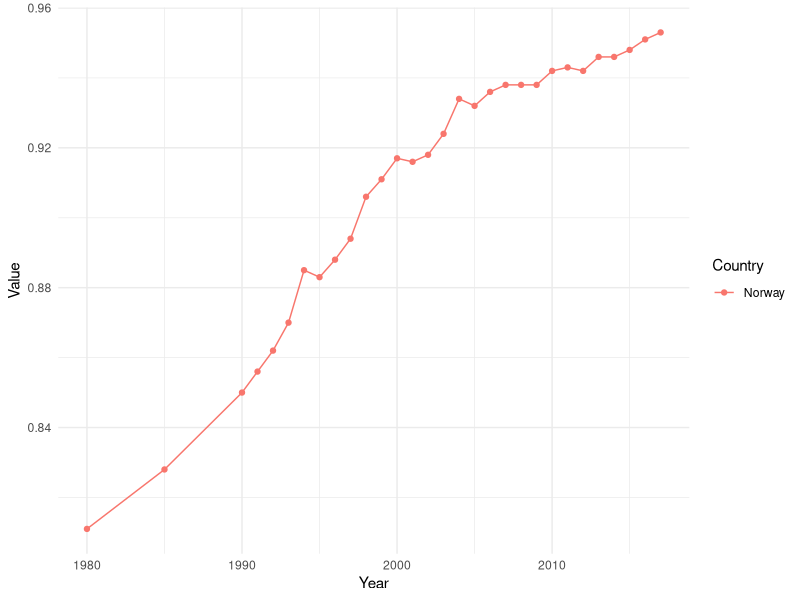
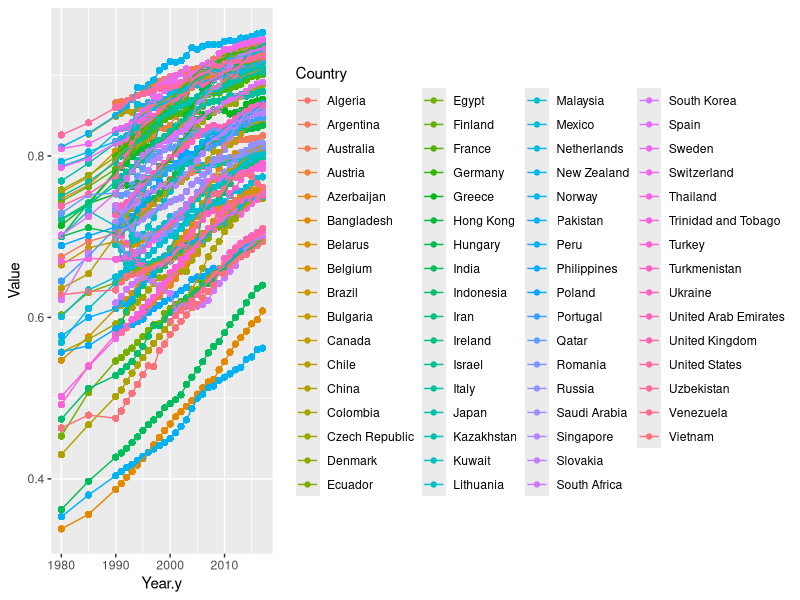

R code for these plots, in order:
## ---- chunk 1
knitr::opts_chunk$set(echo = TRUE)
## ---- chunk 2
rm(list = ls())

library(dplyr)
library(ggplot2)
library(tidyverse)

hdi <- read.csv("human-development-index.csv")
## ---- chunk 3
# Vi har 4 kolonner; Country, Value, Code og Year. hdi er hovedarkivet vårt.

hdi <- rename(hdi, "Country" = "Entity")
hdi <- rename(hdi, "Value" = "X..0.1..higher.values.are.better..")

norgeHdi <- hdi %>%
  filter(Country == "Norway")


## ---- chunk 4
#Laster opp og rydder renewable energy filen

energy <- read.csv("modern-renewable-energy-consumption.csv")
energy <- rename(energy, "Country" = "Entity")
energy <- rename(energy, "Hydro" = "Hydropower..terawatt.hours.")
energy <- rename(energy, "Wind" = "Wind..terawatt.hours.")
energy <- rename(energy, "Solar" = "Solar..terawatt.hours.")
energy <- rename(energy, "Other renewables" = "Other.renewables..modern.biofuels..geothermal..wave...tidal...terawatt.hours.")
## ---- chunk 5
#Eksempel med Norge
norgeEnergi <- energy %>%
  filter(Country == "Norway")

## ---- chunk 6
#Eksempel plot med norgeEnergi

norplotEnergy <- ggplot(norgeEnergi, aes(x = Year, y = Hydro, color = Country)) +
  geom_point() + 
  geom_line() +
  theme_minimal()
## ---- chunk 7
# Eksempel plot med norgeHdi

norplotHDI <- ggplot(norgeHdi, aes(x = Year, y = Value, color = Country)) +
  geom_point() + 
  geom_line() +
  theme_minimal()

norplotHDI
## ---- chunk 8
# Merger datasettene til et stort et. Kan være lurt å dele det inn i mindre kolonner og må få fikset dato.

totaldata <- merge(energy, hdi, by = "Country")

ggplot(totaldata, aes(x=Year.y, y=Value, color = Country))+
  geom_point()+
  geom_line()
  

## ---- chunk 9
#JOBB 1: fikse på kolonnene i totaldata og få sortert det.


## ---- chunk 10
#Jobb 2: finne korrelasjoner i ulike land / alle land mellom HDI og alt. energi.
## ---- chunk 11
#Jobb 3: Om vi finner noe interessant: Poengter det med grafer. F.eks: Hvis Norge har høy korrelasjon, hvis det med en graf. Forklar!
